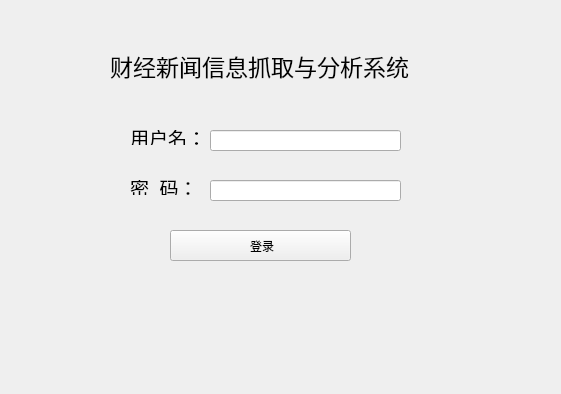
<?xml version="1.0" encoding="UTF-8"?>
<ui version="4.0">
 <class>Form</class>
 <widget class="QWidget" name="Form">
  <property name="geometry">
   <rect>
    <x>0</x>
    <y>0</y>
    <width>561</width>
    <height>394</height>
   </rect>
  </property>
  <property name="windowTitle">
   <string>Form</string>
  </property>
  <widget class="QLabel" name="label">
   <property name="geometry">
    <rect>
     <x>110</x>
     <y>0</y>
     <width>401</width>
     <height>131</height>
    </rect>
   </property>
   <property name="font">
    <font>
     <pointsize>17</pointsize>
    </font>
   </property>
   <property name="text">
    <string>财经新闻信息抓取与分析系统</string>
   </property>
  </widget>
  <widget class="QLabel" name="label_2">
   <property name="geometry">
    <rect>
     <x>130</x>
     <y>130</y>
     <width>72</width>
     <height>15</height>
    </rect>
   </property>
   <property name="font">
    <font>
     <family>Arial</family>
     <pointsize>14</pointsize>
    </font>
   </property>
   <property name="text">
    <string>用户名：</string>
   </property>
  </widget>
  <widget class="QLabel" name="label_3">
   <property name="geometry">
    <rect>
     <x>130</x>
     <y>180</y>
     <width>72</width>
     <height>15</height>
    </rect>
   </property>
   <property name="font">
    <font>
     <family>Arial</family>
     <pointsize>14</pointsize>
    </font>
   </property>
   <property name="text">
    <string>密  码：</string>
   </property>
  </widget>
  <widget class="QLineEdit" name="lineEdit_username">
   <property name="geometry">
    <rect>
     <x>210</x>
     <y>130</y>
     <width>191</width>
     <height>21</height>
    </rect>
   </property>
   <property name="font">
    <font>
     <family>Arial</family>
     <pointsize>14</pointsize>
    </font>
   </property>
  </widget>
  <widget class="QLineEdit" name="lineEdit_password">
   <property name="geometry">
    <rect>
     <x>210</x>
     <y>180</y>
     <width>191</width>
     <height>21</height>
    </rect>
   </property>
   <property name="font">
    <font>
     <pointsize>9</pointsize>
    </font>
   </property>
   <property name="text">
    <string/>
   </property>
   <property name="echoMode">
    <enum>QLineEdit::Password</enum>
   </property>
  </widget>
  <widget class="QPushButton" name="pushButton_login">
   <property name="geometry">
    <rect>
     <x>170</x>
     <y>230</y>
     <width>181</width>
     <height>31</height>
    </rect>
   </property>
   <property name="text">
    <string> 登录</string>
   </property>
  </widget>
 </widget>
 <resources/>
 <connections/>
</ui>
